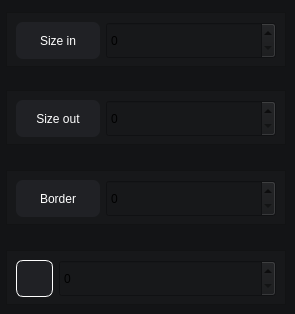
            <widget class="QWidget" name="page_edit_image">
             <property name="styleSheet">
              <string notr="true">background-color: rgb(19, 20, 22);</string>
             </property>
             <widget class="QFrame" name="frame_45">
              <property name="geometry">
               <rect>
                <x>6</x>
                <y>12</y>
                <width>280</width>
                <height>55</height>
               </rect>
              </property>
              <property name="minimumSize">
               <size>
                <width>242</width>
                <height>45</height>
               </size>
              </property>
              <property name="maximumSize">
               <size>
                <width>280</width>
                <height>69</height>
               </size>
              </property>
              <property name="styleSheet">
               <string notr="true">background-color: rgb(23, 24, 26);</string>
              </property>
              <property name="frameShape">
               <enum>QFrame::StyledPanel</enum>
              </property>
              <property name="frameShadow">
               <enum>QFrame::Raised</enum>
              </property>
              <layout class="QHBoxLayout" name="horizontalLayout_7">
               <property name="spacing">
                <number>6</number>
               </property>
               <property name="leftMargin">
                <number>9</number>
               </property>
               <property name="topMargin">
                <number>9</number>
               </property>
               <property name="rightMargin">
                <number>9</number>
               </property>
               <property name="bottomMargin">
                <number>9</number>
               </property>
               <item>
                <widget class="QPushButton" name="btn_remove_bg_3">
                 <property name="minimumSize">
                  <size>
                   <width>84</width>
                   <height>37</height>
                  </size>
                 </property>
                 <property name="maximumSize">
                  <size>
                   <width>65</width>
                   <height>37</height>
                  </size>
                 </property>
                 <property name="styleSheet">
                  <string notr="true">background-color: rgb(32, 33, 37);
border-radius:7px;
color: #ffffff</string>
                 </property>
                 <property name="text">
                  <string>Size in</string>
                 </property>
                 <property name="icon">
                  <iconset>
                   <normaloff>../../../images/svg_icons/icon_minimize_size.svg</normaloff>../../../images/svg_icons/icon_minimize_size.svg</iconset>
                 </property>
                 <property name="iconSize">
                  <size>
                   <width>23</width>
                   <height>23</height>
                  </size>
                 </property>
                </widget>
               </item>
               <item>
                <widget class="SpinBox" name="SpinBox_7">
                 <property name="minimumSize">
                  <size>
                   <width>0</width>
                   <height>37</height>
                  </size>
                 </property>
                 <property name="maximumSize">
                  <size>
                   <width>16777215</width>
                   <height>37</height>
                  </size>
                 </property>
                 <property name="styleSheet">
                  <string notr="true">SpinBox {
    color: white;
	background-color: rgb(34, 35, 38);
    border: 1px solid rgba(0, 0, 0, 13);
    border-radius: 5px;
    /* font: 14px &quot;Segoe UI&quot;, &quot;Microsoft YaHei&quot;; */
    padding: 0px 80px 0 10px;
    selection-background-color: #2f3664;
    border-bottom: none;
}

SpinBox:hover{
    background-color: rgba(34, 35, 38, 0.5);
    border: 1px solid rgba(0, 0, 0, 13);
    border-bottom: none;
}

SpinBox:focus {
    background-color: rgba(34, 35, 38, 13);
    border-bottom: 1px solid #2f3664;
}

SpinBox:disabled {
    color: rgba(0, 0, 0, 150);
    background-color: rgba(34, 35, 38, 0.5);
    border: 1px solid rgba(0, 0, 0, 13);
    border-bottom: 1px solid #2f3664;
}

SpinButton {
    background-color: transparent;
    border-radius: 4px;
    margin: 0;
    border-bottom: none;
}

SpinButton:hover {
    background-color: rgba(0, 0, 0, 9);
    border-bottom: none;
}

SpinButton:pressed {
    background-color: rgb(85, 170, 255);
    border-bottom: 1px solid #2f3664;
}</string>
                 </property>
                </widget>
               </item>
              </layout>
             </widget>
             <widget class="QFrame" name="frame_46">
              <property name="geometry">
               <rect>
                <x>6</x>
                <y>90</y>
                <width>280</width>
                <height>55</height>
               </rect>
              </property>
              <property name="minimumSize">
               <size>
                <width>230</width>
                <height>45</height>
               </size>
              </property>
              <property name="maximumSize">
               <size>
                <width>280</width>
                <height>63</height>
               </size>
              </property>
              <property name="styleSheet">
               <string notr="true">background-color: rgb(23, 24, 26);</string>
              </property>
              <property name="frameShape">
               <enum>QFrame::StyledPanel</enum>
              </property>
              <property name="frameShadow">
               <enum>QFrame::Raised</enum>
              </property>
              <layout class="QHBoxLayout" name="horizontalLayout_8">
               <property name="spacing">
                <number>6</number>
               </property>
               <property name="leftMargin">
                <number>9</number>
               </property>
               <property name="topMargin">
                <number>9</number>
               </property>
               <property name="rightMargin">
                <number>9</number>
               </property>
               <property name="bottomMargin">
                <number>9</number>
               </property>
               <item>
                <widget class="QPushButton" name="btn_remove_bg_4">
                 <property name="minimumSize">
                  <size>
                   <width>84</width>
                   <height>37</height>
                  </size>
                 </property>
                 <property name="maximumSize">
                  <size>
                   <width>65</width>
                   <height>37</height>
                  </size>
                 </property>
                 <property name="styleSheet">
                  <string notr="true">background-color: rgb(32, 33, 37);
border-radius:7px;
color: #ffffff</string>
                 </property>
                 <property name="text">
                  <string>Size out</string>
                 </property>
                 <property name="icon">
                  <iconset>
                   <normaloff>../../../images/svg_icons/icon_maximize_size.svg</normaloff>../../../images/svg_icons/icon_maximize_size.svg</iconset>
                 </property>
                 <property name="iconSize">
                  <size>
                   <width>23</width>
                   <height>23</height>
                  </size>
                 </property>
                </widget>
               </item>
               <item>
                <widget class="SpinBox" name="SpinBox_8">
                 <property name="minimumSize">
                  <size>
                   <width>0</width>
                   <height>37</height>
                  </size>
                 </property>
                 <property name="maximumSize">
                  <size>
                   <width>16777215</width>
                   <height>37</height>
                  </size>
                 </property>
                 <property name="styleSheet">
                  <string notr="true">SpinBox {
    color: white;
	background-color: rgb(34, 35, 38);
    border: 1px solid rgba(0, 0, 0, 13);
    border-radius: 5px;
    /* font: 14px &quot;Segoe UI&quot;, &quot;Microsoft YaHei&quot;; */
    padding: 0px 80px 0 10px;
    selection-background-color: #2f3664;
    border-bottom: none;
}

SpinBox:hover{
    background-color: rgba(34, 35, 38, 0.5);
    border: 1px solid rgba(0, 0, 0, 13);
    border-bottom: none;
}

SpinBox:focus {
    background-color: rgba(34, 35, 38, 13);
    border-bottom: 1px solid #2f3664;
}

SpinBox:disabled {
    color: rgba(0, 0, 0, 150);
    background-color: rgba(34, 35, 38, 0.5);
    border: 1px solid rgba(0, 0, 0, 13);
    border-bottom: 1px solid #2f3664;
}

SpinButton {
    background-color: transparent;
    border-radius: 4px;
    margin: 0;
    border-bottom: none;
}

SpinButton:hover {
    background-color: rgba(0, 0, 0, 9);
    border-bottom: none;
}

SpinButton:pressed {
    background-color: rgb(85, 170, 255);
    border-bottom: 1px solid #2f3664;
}</string>
                 </property>
                </widget>
               </item>
              </layout>
             </widget>
             <widget class="QFrame" name="frame_48">
              <property name="geometry">
               <rect>
                <x>6</x>
                <y>170</y>
                <width>280</width>
                <height>55</height>
               </rect>
              </property>
              <property name="minimumSize">
               <size>
                <width>230</width>
                <height>45</height>
               </size>
              </property>
              <property name="maximumSize">
               <size>
                <width>280</width>
                <height>63</height>
               </size>
              </property>
              <property name="styleSheet">
               <string notr="true">background-color: rgb(23, 24, 26);</string>
              </property>
              <property name="frameShape">
               <enum>QFrame::StyledPanel</enum>
              </property>
              <property name="frameShadow">
               <enum>QFrame::Raised</enum>
              </property>
              <layout class="QHBoxLayout" name="horizontalLayout_10">
               <property name="spacing">
                <number>6</number>
               </property>
               <property name="leftMargin">
                <number>9</number>
               </property>
               <property name="topMargin">
                <number>9</number>
               </property>
               <property name="rightMargin">
                <number>9</number>
               </property>
               <property name="bottomMargin">
                <number>9</number>
               </property>
               <item>
                <widget class="QPushButton" name="btn_remove_bg_2">
                 <property name="minimumSize">
                  <size>
                   <width>84</width>
                   <height>37</height>
                  </size>
                 </property>
                 <property name="maximumSize">
                  <size>
                   <width>65</width>
                   <height>37</height>
                  </size>
                 </property>
                 <property name="styleSheet">
                  <string notr="true">background-color: rgb(32, 33, 37);
border-radius:7px;
color: #ffffff</string>
                 </property>
                 <property name="text">
                  <string>Border</string>
                 </property>
                 <property name="icon">
                  <iconset>
                   <normaloff>../../../images/svg_icons/icon_border_radius.svg</normaloff>../../../images/svg_icons/icon_border_radius.svg</iconset>
                 </property>
                 <property name="iconSize">
                  <size>
                   <width>25</width>
                   <height>25</height>
                  </size>
                 </property>
                </widget>
               </item>
               <item>
                <widget class="SpinBox" name="SpinBox_9">
                 <property name="minimumSize">
                  <size>
                   <width>0</width>
                   <height>37</height>
                  </size>
                 </property>
                 <property name="maximumSize">
                  <size>
                   <width>16777215</width>
                   <height>37</height>
                  </size>
                 </property>
                 <property name="styleSheet">
                  <string notr="true">SpinBox {
    color: white;
	background-color: rgb(34, 35, 38);
    border: 1px solid rgba(0, 0, 0, 13);
    border-radius: 5px;
    /* font: 14px &quot;Segoe UI&quot;, &quot;Microsoft YaHei&quot;; */
    padding: 0px 80px 0 10px;
    selection-background-color: #2f3664;
    border-bottom: none;
}

SpinBox:hover{
    background-color: rgba(34, 35, 38, 0.5);
    border: 1px solid rgba(0, 0, 0, 13);
    border-bottom: none;
}

SpinBox:focus {
    background-color: rgba(34, 35, 38, 13);
    border-bottom: 1px solid #2f3664;
}

SpinBox:disabled {
    color: rgba(0, 0, 0, 150);
    background-color: rgba(34, 35, 38, 0.5);
    border: 1px solid rgba(0, 0, 0, 13);
    border-bottom: 1px solid #2f3664;
}

SpinButton {
    background-color: transparent;
    border-radius: 4px;
    margin: 0;
    border-bottom: none;
}

SpinButton:hover {
    background-color: rgba(0, 0, 0, 9);
    border-bottom: none;
}

SpinButton:pressed {
    background-color: rgb(85, 170, 255);
    border-bottom: 1px solid #2f3664;
}</string>
                 </property>
                </widget>
               </item>
              </layout>
             </widget>
             <widget class="QFrame" name="frame_43">
              <property name="geometry">
               <rect>
                <x>6</x>
                <y>250</y>
                <width>280</width>
                <height>55</height>
               </rect>
              </property>
              <property name="minimumSize">
               <size>
                <width>230</width>
                <height>45</height>
               </size>
              </property>
              <property name="maximumSize">
               <size>
                <width>280</width>
                <height>60</height>
               </size>
              </property>
              <property name="styleSheet">
               <string notr="true">background-color: rgb(23, 24, 26);</string>
              </property>
              <property name="frameShape">
               <enum>QFrame::StyledPanel</enum>
              </property>
              <property name="frameShadow">
               <enum>QFrame::Raised</enum>
              </property>
              <layout class="QHBoxLayout" name="horizontalLayout_6">
               <property name="spacing">
                <number>6</number>
               </property>
               <property name="leftMargin">
                <number>9</number>
               </property>
               <property name="topMargin">
                <number>9</number>
               </property>
               <property name="rightMargin">
                <number>9</number>
               </property>
               <property name="bottomMargin">
                <number>9</number>
               </property>
               <item>
                <widget class="QPushButton" name="pushButton_22">
                 <property name="minimumSize">
                  <size>
                   <width>37</width>
                   <height>37</height>
                  </size>
                 </property>
                 <property name="maximumSize">
                  <size>
                   <width>37</width>
                   <height>37</height>
                  </size>
                 </property>
                 <property name="styleSheet">
                  <string notr="true">background-color: rgb(32, 33, 37);
border-radius:7px;
color: #ffffff;
border: 1px solid rgb(255, 255, 255)</string>
                 </property>
                 <property name="text">
                  <string/>
                 </property>
                 <property name="icon">
                  <iconset>
                   <normaloff>../../../../../../imagem de modelo/transferir-removebg-preview.png</normaloff>../../../../../../imagem de modelo/transferir-removebg-preview.png</iconset>
                 </property>
                 <property name="iconSize">
                  <size>
                   <width>60</width>
                   <height>60</height>
                  </size>
                 </property>
                </widget>
               </item>
               <item>
                <widget class="SpinBox" name="SpinBox_6">
                 <property name="minimumSize">
                  <size>
                   <width>0</width>
                   <height>37</height>
                  </size>
                 </property>
                 <property name="maximumSize">
                  <size>
                   <width>16777215</width>
                   <height>37</height>
                  </size>
                 </property>
                 <property name="styleSheet">
                  <string notr="true">SpinBox {
    color: white;
	background-color: rgb(34, 35, 38);
    border: 1px solid rgba(0, 0, 0, 13);
    border-radius: 5px;
    /* font: 14px &quot;Segoe UI&quot;, &quot;Microsoft YaHei&quot;; */
    padding: 0px 80px 0 10px;
    selection-background-color: #2f3664;
    border-bottom: none;
}

SpinBox:hover{
    background-color: rgba(34, 35, 38, 0.5);
    border: 1px solid rgba(0, 0, 0, 13);
    border-bottom: none;
}

SpinBox:focus {
    background-color: rgba(34, 35, 38, 13);
    border-bottom: 1px solid #2f3664;
}

SpinBox:disabled {
    color: rgba(0, 0, 0, 150);
    background-color: rgba(34, 35, 38, 0.5);
    border: 1px solid rgba(0, 0, 0, 13);
    border-bottom: 1px solid #2f3664;
}

SpinButton {
    background-color: transparent;
    border-radius: 4px;
    margin: 0;
    border-bottom: none;
}

SpinButton:hover {
    background-color: rgba(0, 0, 0, 9);
    border-bottom: none;
}

SpinButton:pressed {
    background-color: rgb(85, 170, 255);
    border-bottom: 1px solid #2f3664;
}</string>
                 </property>
                </widget>
               </item>
              </layout>
             </widget>
            </widget>
